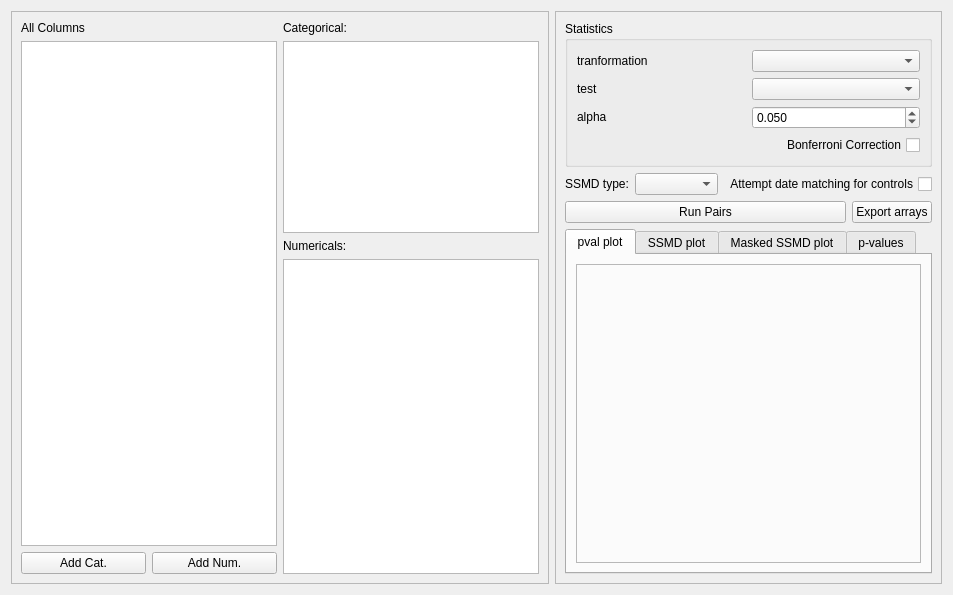
<?xml version="1.0" encoding="UTF-8"?>
<ui version="4.0">
 <class>Form</class>
 <widget class="QWidget" name="Form">
  <property name="geometry">
   <rect>
    <x>0</x>
    <y>0</y>
    <width>953</width>
    <height>595</height>
   </rect>
  </property>
  <property name="windowTitle">
   <string>Form</string>
  </property>
  <layout class="QGridLayout" name="gridLayout_3">
   <item row="0" column="0">
    <widget class="QFrame" name="frame">
     <property name="sizePolicy">
      <sizepolicy hsizetype="Expanding" vsizetype="Preferred">
       <horstretch>0</horstretch>
       <verstretch>0</verstretch>
      </sizepolicy>
     </property>
     <property name="frameShape">
      <enum>QFrame::StyledPanel</enum>
     </property>
     <property name="frameShadow">
      <enum>QFrame::Raised</enum>
     </property>
     <layout class="QGridLayout" name="gridLayout">
      <item row="0" column="0">
       <layout class="QVBoxLayout" name="verticalLayout">
        <item>
         <widget class="QLabel" name="label_3">
          <property name="text">
           <string>All Columns</string>
          </property>
         </widget>
        </item>
        <item>
         <widget class="QListWidget" name="listWidgetAllColumns">
          <property name="dragDropMode">
           <enum>QAbstractItemView::NoDragDrop</enum>
          </property>
          <property name="selectionMode">
           <enum>QAbstractItemView::ExtendedSelection</enum>
          </property>
         </widget>
        </item>
        <item>
         <layout class="QHBoxLayout" name="horizontalLayout_2">
          <item>
           <widget class="QPushButton" name="pushButtonAddCat">
            <property name="text">
             <string>Add Cat.</string>
            </property>
           </widget>
          </item>
          <item>
           <widget class="QPushButton" name="pushButtonAddNum">
            <property name="text">
             <string>Add Num.</string>
            </property>
           </widget>
          </item>
         </layout>
        </item>
       </layout>
      </item>
      <item row="0" column="1">
       <layout class="QVBoxLayout" name="verticalLayout_2">
        <item>
         <widget class="QLabel" name="labelCategoricalName">
          <property name="text">
           <string>Categorical:</string>
          </property>
         </widget>
        </item>
        <item>
         <widget class="QListWidget" name="listWidgetCategorical">
          <property name="sizePolicy">
           <sizepolicy hsizetype="Expanding" vsizetype="MinimumExpanding">
            <horstretch>0</horstretch>
            <verstretch>0</verstretch>
           </sizepolicy>
          </property>
          <property name="toolTip">
           <string>&lt;html&gt;&lt;head/&gt;&lt;body&gt;&lt;p&gt;Here is an overview of unique items in your categorical parameters.&lt;/p&gt;&lt;p&gt;&lt;br/&gt;&lt;/p&gt;&lt;p&gt;The selection will be checked against all items. If nothing is selected, all possible pairs will be checked. &lt;/p&gt;&lt;p&gt;&lt;br/&gt;&lt;/p&gt;&lt;/body&gt;&lt;/html&gt;</string>
          </property>
          <property name="dragDropMode">
           <enum>QAbstractItemView::NoDragDrop</enum>
          </property>
          <property name="selectionMode">
           <enum>QAbstractItemView::ExtendedSelection</enum>
          </property>
         </widget>
        </item>
        <item>
         <widget class="QLabel" name="label_2">
          <property name="text">
           <string>Numericals:</string>
          </property>
         </widget>
        </item>
        <item>
         <widget class="QListWidget" name="listWidgetNumericals">
          <property name="sizePolicy">
           <sizepolicy hsizetype="Expanding" vsizetype="MinimumExpanding">
            <horstretch>0</horstretch>
            <verstretch>3</verstretch>
           </sizepolicy>
          </property>
          <property name="dragDropMode">
           <enum>QAbstractItemView::NoDragDrop</enum>
          </property>
          <property name="defaultDropAction">
           <enum>Qt::MoveAction</enum>
          </property>
          <property name="selectionMode">
           <enum>QAbstractItemView::ExtendedSelection</enum>
          </property>
         </widget>
        </item>
       </layout>
      </item>
     </layout>
    </widget>
   </item>
   <item row="0" column="1">
    <widget class="QFrame" name="frame_2">
     <property name="sizePolicy">
      <sizepolicy hsizetype="Expanding" vsizetype="Preferred">
       <horstretch>2</horstretch>
       <verstretch>0</verstretch>
      </sizepolicy>
     </property>
     <property name="frameShape">
      <enum>QFrame::StyledPanel</enum>
     </property>
     <property name="frameShadow">
      <enum>QFrame::Raised</enum>
     </property>
     <layout class="QGridLayout" name="gridLayout_2">
      <item row="0" column="0">
       <widget class="QGroupBox" name="groupBox">
        <property name="title">
         <string>Statistics</string>
        </property>
        <layout class="QGridLayout" name="gridLayout_6">
         <item row="0" column="0">
          <widget class="QLabel" name="label_4">
           <property name="text">
            <string>tranformation</string>
           </property>
          </widget>
         </item>
         <item row="0" column="1" rowspan="4">
          <layout class="QVBoxLayout" name="verticalLayout_4">
           <item>
            <widget class="QComboBox" name="comboBoxTransformations"/>
           </item>
           <item>
            <widget class="QComboBox" name="comboBoxTests"/>
           </item>
           <item>
            <widget class="QDoubleSpinBox" name="doubleSpinBoxAlpha">
             <property name="decimals">
              <number>3</number>
             </property>
             <property name="maximum">
              <double>0.200000000000000</double>
             </property>
             <property name="singleStep">
              <double>0.001000000000000</double>
             </property>
             <property name="value">
              <double>0.050000000000000</double>
             </property>
            </widget>
           </item>
           <item>
            <widget class="QCheckBox" name="checkBoxBonferroni">
             <property name="layoutDirection">
              <enum>Qt::RightToLeft</enum>
             </property>
             <property name="text">
              <string>Bonferroni Correction</string>
             </property>
            </widget>
           </item>
          </layout>
         </item>
         <item row="1" column="0">
          <widget class="QLabel" name="label_5">
           <property name="text">
            <string>test</string>
           </property>
          </widget>
         </item>
         <item row="2" column="0">
          <widget class="QLabel" name="label_6">
           <property name="text">
            <string>alpha</string>
           </property>
          </widget>
         </item>
         <item row="3" column="0">
          <widget class="QLabel" name="label">
           <property name="text">
            <string/>
           </property>
          </widget>
         </item>
        </layout>
       </widget>
      </item>
      <item row="1" column="0">
       <layout class="QHBoxLayout" name="horizontalLayout">
        <item>
         <widget class="QLabel" name="label_7">
          <property name="sizePolicy">
           <sizepolicy hsizetype="Fixed" vsizetype="Preferred">
            <horstretch>0</horstretch>
            <verstretch>0</verstretch>
           </sizepolicy>
          </property>
          <property name="text">
           <string>SSMD type:</string>
          </property>
         </widget>
        </item>
        <item>
         <widget class="QComboBox" name="comboBoxSSMDtype"/>
        </item>
        <item>
         <widget class="QCheckBox" name="checkBoxDateMatching">
          <property name="layoutDirection">
           <enum>Qt::RightToLeft</enum>
          </property>
          <property name="text">
           <string>Attempt date matching for controls</string>
          </property>
         </widget>
        </item>
       </layout>
      </item>
      <item row="2" column="0">
       <layout class="QHBoxLayout" name="horizontalLayout_3">
        <item>
         <widget class="QPushButton" name="pushButtonRunPairs">
          <property name="sizePolicy">
           <sizepolicy hsizetype="MinimumExpanding" vsizetype="Fixed">
            <horstretch>0</horstretch>
            <verstretch>0</verstretch>
           </sizepolicy>
          </property>
          <property name="text">
           <string>Run Pairs</string>
          </property>
         </widget>
        </item>
        <item>
         <widget class="QPushButton" name="pushButtonExportArrays">
          <property name="text">
           <string>Export arrays</string>
          </property>
         </widget>
        </item>
       </layout>
      </item>
      <item row="3" column="0">
       <widget class="QTabWidget" name="tabWidget">
        <property name="currentIndex">
         <number>0</number>
        </property>
        <widget class="QWidget" name="tab">
         <attribute name="title">
          <string>pval plot</string>
         </attribute>
         <layout class="QGridLayout" name="gridLayout_5">
          <item row="0" column="0">
           <widget class="QFrame" name="framePlotWidget">
            <property name="frameShape">
             <enum>QFrame::StyledPanel</enum>
            </property>
            <property name="frameShadow">
             <enum>QFrame::Raised</enum>
            </property>
           </widget>
          </item>
         </layout>
        </widget>
        <widget class="QWidget" name="tab_3">
         <attribute name="title">
          <string>SSMD plot</string>
         </attribute>
         <layout class="QGridLayout" name="gridLayout_7">
          <item row="0" column="0">
           <widget class="QFrame" name="frameSSMDPlotWidget">
            <property name="frameShape">
             <enum>QFrame::StyledPanel</enum>
            </property>
            <property name="frameShadow">
             <enum>QFrame::Raised</enum>
            </property>
           </widget>
          </item>
         </layout>
        </widget>
        <widget class="QWidget" name="tab_4">
         <attribute name="title">
          <string>Masked SSMD plot</string>
         </attribute>
         <layout class="QGridLayout" name="gridLayout_8">
          <item row="0" column="0">
           <widget class="QFrame" name="frameMaskedPlotWidget">
            <property name="frameShape">
             <enum>QFrame::StyledPanel</enum>
            </property>
            <property name="frameShadow">
             <enum>QFrame::Raised</enum>
            </property>
           </widget>
          </item>
         </layout>
        </widget>
        <widget class="QWidget" name="tab_2">
         <attribute name="title">
          <string>p-values</string>
         </attribute>
         <layout class="QGridLayout" name="gridLayout_4">
          <item row="0" column="0">
           <widget class="QTextEdit" name="textEditResults"/>
          </item>
         </layout>
        </widget>
       </widget>
      </item>
     </layout>
    </widget>
   </item>
  </layout>
 </widget>
 <resources/>
 <connections/>
</ui>
